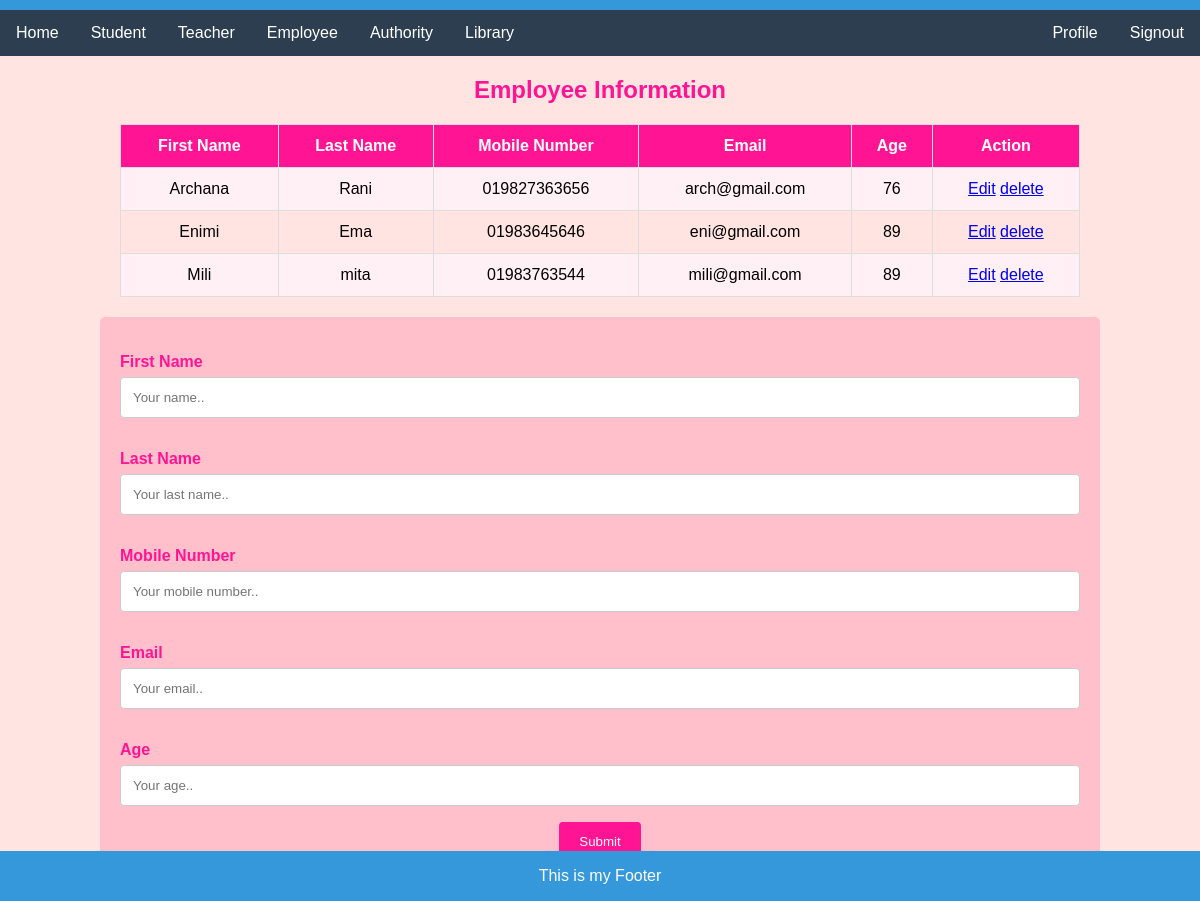
The app's page /employeePage, older data.
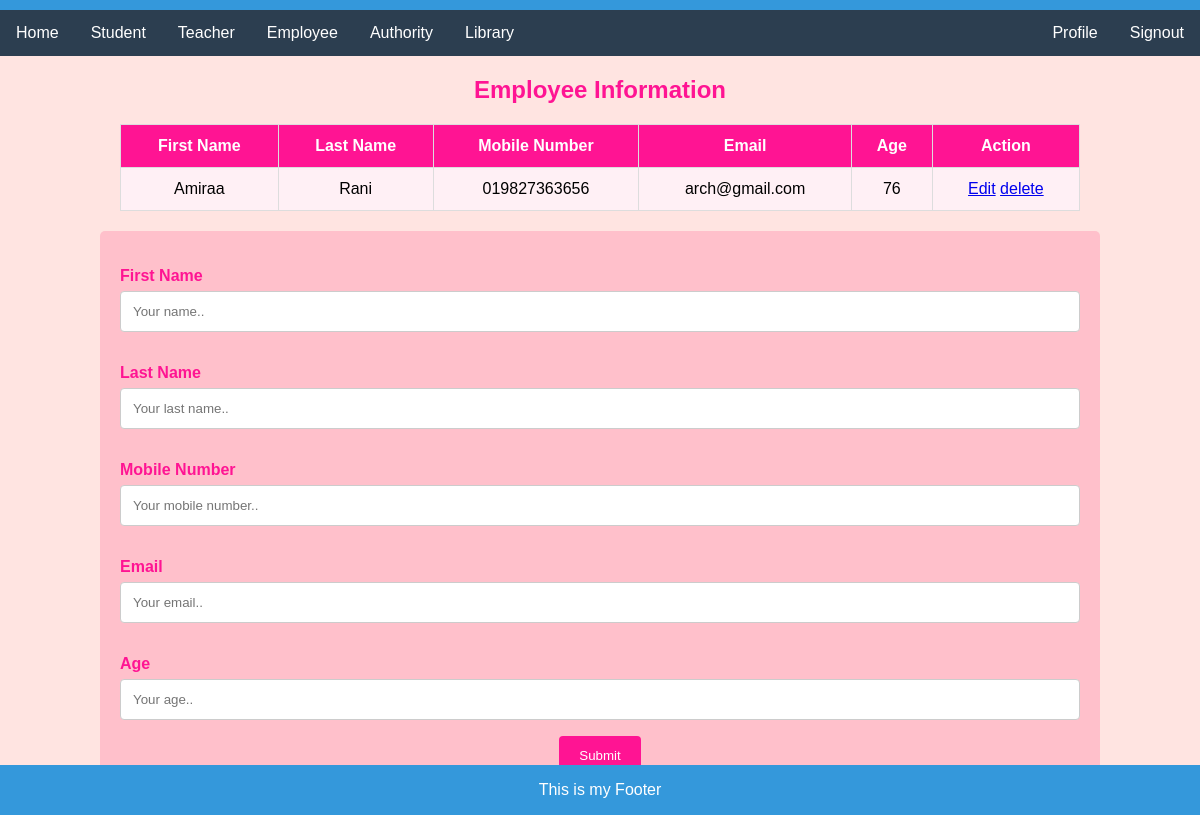
The same page, newer data.
### myApp/models.py (models this page shows, shortened)
class Employees(models.Model):
    First_Name=models.CharField(max_length=100, null=True)
    Last_Name=models.CharField(max_length=100, null=True)
    Mobile=models.CharField(max_length=100, null=True)
    Email=models.CharField(max_length=100, null=True)
    Age=models.CharField(max_length=100, null=True)

### myProject/views.py (the view)
# urls.py: path('employeePage',employeePage,name="employeePageUrl"),
def employeePage(request):
    employee = Employees.objects.all()
    context={
        "emp":employee,
    }
    return render(request,"employee.html",context)

### template/employee.html (shortened to what this page needs)
{% extends "home.html" %}
{% block content %}
<!DOCTYPE html>
<html lang="en">
<head>
</head>
<body>
  <h2>Employee Information</h2>
  <table>
    <tr>
      <th>First Name</th>
      <th>Last Name</th>
      <th>Mobile Number</th>
      <th>Email</th>
      <th>Age</th>
      <th>Action</th>
    </tr>
    {% for i in emp %}
    <tr>
      <td>{{i.First_Name}}</td>
      <td>{{i.Last_Name}}</td>
      <td>{{i.Mobile}}</td>
      <td>{{i.Email}}</td>
      <td>{{i.Age}}</td>
      <td>
        <a href="{% url 'editEmployee' i.id  %}">Edit</a>
        <a href="{% url 'deleteEmployee' i.id  %}">delete</a>
      </td>
    </tr>
    {% endfor %}
  </table>
  <div class="container">
    <form action="{%url 'employeeAdd'%}" method='post'>
    <form>
      <label for="fname">First Name</label>
      <input type="text" id="fname" name="fname" placeholder="Your name..">
      <label for="lastname">Last Name</label>
      <input type="text" id="lastname" name="lname" placeholder="Your last name..">
      <label for="Mobile">Mobile Number</label>
      <input type="text" id="lname" name="mobile" placeholder="Your mobile number..">
      <label for="email">Email</label>
      <input type="text" id="email" name="email" placeholder="Your email..">
      <label for="age">Age</label>
      <input type="text" id="age" name="age" placeholder="Your age..">
      <input type="submit" value="Submit">
    </form>
  </div>
</body>
</html>
{% endblock %}

Row changes from the older to the newer data that the page shows:
removed Employees: First_Name "Enimi", Last_Name "Ema", Mobile "01983645646", Email "eni@gmail.com", Age "89"
removed Employees: First_Name "Mili", Last_Name "mita", Mobile "01983763544", Email "mili@gmail.com", Age "89"
changed Employees "Rani": First_Name "Archana" → "Amiraa"
